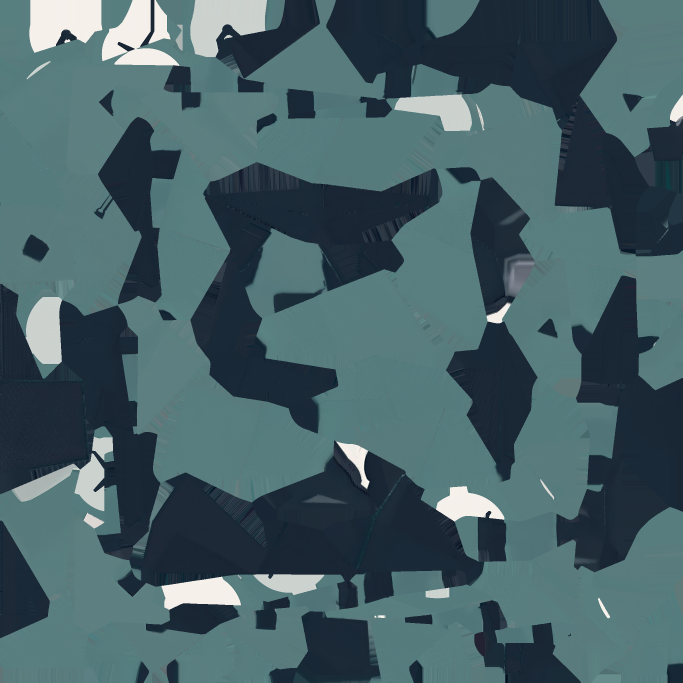
#> input picture Assets/Art/Generated/NoahRoom/alarm_clock/texture_0.png, 2048 x 2048 px, found by its file name (shown at 1/3 size)
$ python prep_rooms.py
#> lines starting #> are read from the running program, lines starting #| are printed output that depends on the picture; after the words box and inside, x2 and y2 are one past the last pixel; in counts of white or black regions, pixels touching at a corner belong together
"""Copy generated models and pictures into Assets and derive the lamp glow masks and hue variants."""
import colorsys
import glob
import os
import shutil

import numpy as np
import trimesh
from PIL import Image, ImageDraw, ImageFilter

G = r"E:/GAME-CBY_VisualBackup/generated"
A = r"D:/UGit/GAME-CBY/Assets/Art/Generated/Rooms"
N = r"D:/UGit/GAME-CBY/Assets/Art/Generated/NoahRoom"
os.makedirs(A + "/shared", exist_ok=True)

n = 0
for p in glob.glob(G + "/rooms/*/*.fbx"):
    i = os.path.splitext(os.path.basename(p))[0]
    d = os.path.join(A, i)
    os.makedirs(d, exist_ok=True)
    t = os.path.join(d, i + ".fbx")
    if not os.path.exists(t):
        shutil.copy2(p, t)
        n += 1
print("copied models", n)

# Tripo exports: FBX plus a separate colour map
m = 0
for p in glob.glob(G + "/tripo/*/*.fbx"):
    i = os.path.splitext(os.path.basename(p))[0]
    d = os.path.join(A, i)
    os.makedirs(d, exist_ok=True)
    t = os.path.join(d, i + ".fbx")
    if not os.path.exists(t):
        shutil.copy2(p, t)
        for tex in glob.glob(os.path.dirname(p) + "/texture_0.*"):
            Image.open(tex).convert("RGB").save(os.path.join(d, "texture_0.png"))
        m += 1
print("copied tripo models", m)

for p in glob.glob(G + "/art/*/ref/image_0.png"):
    i = os.path.basename(os.path.dirname(os.path.dirname(p)))
    im = Image.open(p).convert("RGB")
    im.thumbnail((1024, 1024))
    im.save(os.path.join(A, "shared", i + ".png"))
print("pictures done")


def glow_mask(i, cut):
    """Paint the faces above a height fraction into an emission map."""
    src = os.path.join(G, "rooms", i, i + ".glb")
    if not os.path.exists(src):
        print("no glb", i)
        return
    s = trimesh.load(src, force="scene")
    m = next(iter(s.geometry.values()))
    v, f, uv = np.asarray(m.vertices), np.asarray(m.faces), np.asarray(m.visual.uv)
    tex = m.visual.material.baseColorTexture.convert("RGB")
    W, H = tex.size
    y0, y1 = v[:, 1].min(), v[:, 1].max()
    shade = v[f].mean(1)[:, 1] > y0 + (y1 - y0) * cut
    mask = Image.new("L", (W, H), 0)
    d = ImageDraw.Draw(mask)
    for t in f[shade]:
        d.polygon([(float(uv[k, 0]) * W, (1 - float(uv[k, 1])) * H) for k in t], fill=255)
    mask = mask.filter(ImageFilter.MaxFilter(21)).filter(ImageFilter.GaussianBlur(3))
    a = np.asarray(tex).astype(np.float32) / 255
    k = np.asarray(mask).astype(np.float32)[..., None] / 255
    Image.fromarray((a * k * 255).astype(np.uint8)).save(os.path.join(A, i, i + "_emit.png"))
    print("mask", i, int(shade.sum()), "of", len(f))


glow_mask("floor_lamp", 0.72)


def hue_variant(src, out, target_hue=None, sat=1.0, val=1.0):
    """Recolour the saturated parts of a texture; greys and wood stay as they are unless target_hue is None."""
#> called with target_hue = 0.95, sat = 0.75, val = 1.05
    a = np.asarray(Image.open(src).convert("RGB")).astype(np.float32) / 255
    mx, mn = a.max(2), a.min(2)
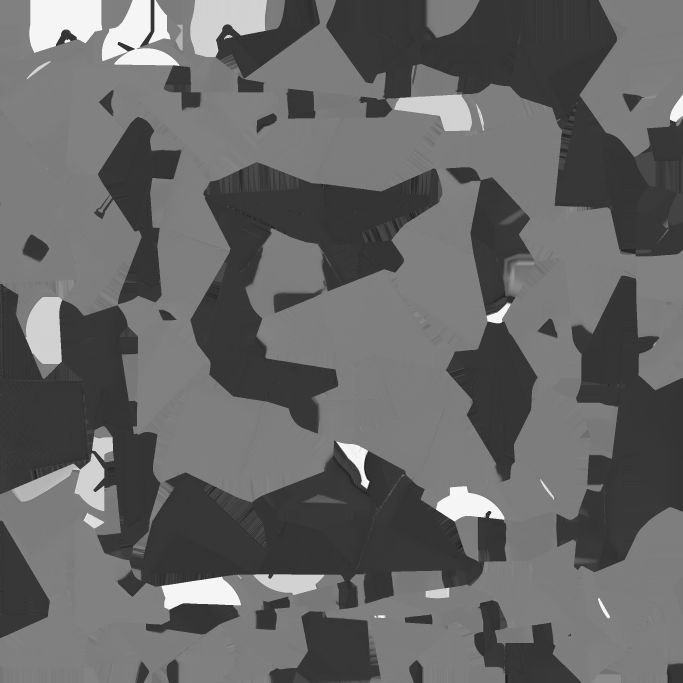
#> mx: shape (2048, 2048) float32 (shown at 1/3 size); min 0.0431, max 0.996, mean 0.402
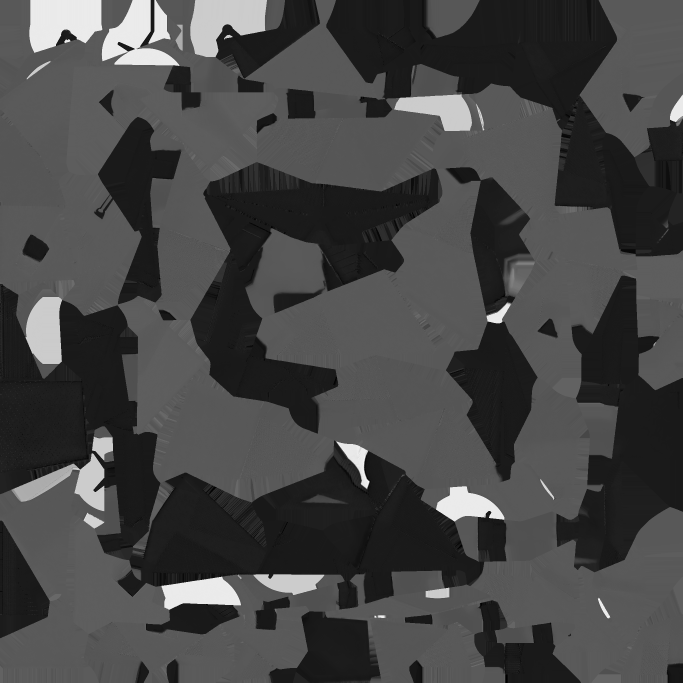
#> mn: shape (2048, 2048) float32 (shown at 1/3 size); min 0, max 0.996, mean 0.275
    c = mx - mn
    s = np.where(mx > 0, c / (mx + 1e-6), 0)
    v = mx
    h = np.zeros_like(mx)
    r, g, b = a[..., 0], a[..., 1], a[..., 2]
    m1 = (mx == r) & (c > 0)
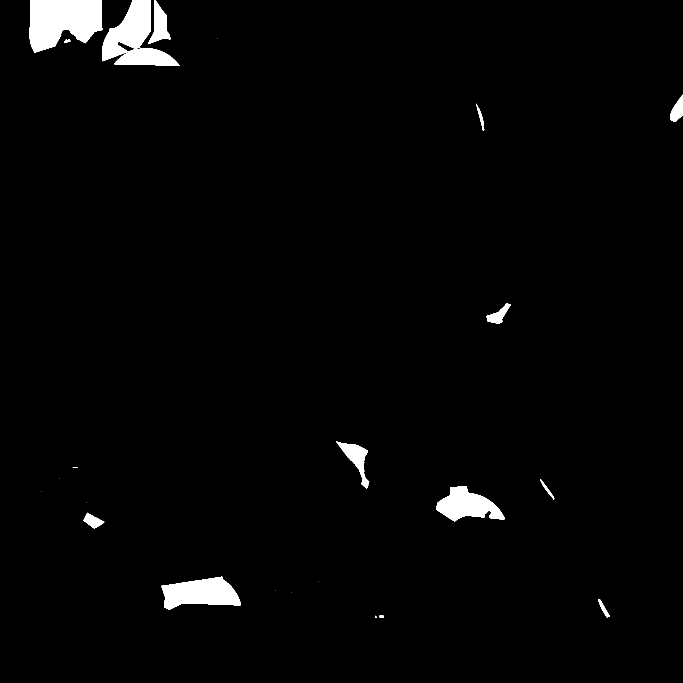
#> m1: shape (2048, 2048) bool (shown at 1/3 size); 2.2% white; 26 white regions (12 under 20 px), largest, box (x1, y1, x2, y2) and area: (88, 0, 307, 159) 26058, (306, 0, 538, 198) 21889, (484, 1730, 722, 1829) 15380
    m2 = (mx == g) & (c > 0)
#> m2: shape (2048, 2048) bool; 5% white; 31631 white regions (31004 under 20 px), largest, box (x1, y1, x2, y2) and area: (542, 0, 801, 203) 27936, (76, 841, 190, 1092) 18230, (33, 1360, 318, 1534) 17872
    m3 = (mx == b) & (c > 0)
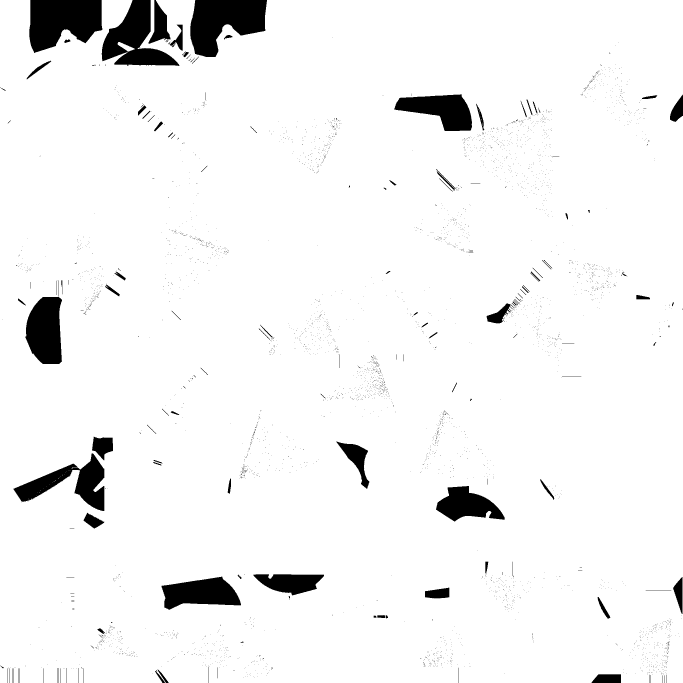
#> m3: shape (2048, 2048) bool (shown at 1/3 size); 95.2% white; 4606 black regions (4472 under 20 px), largest, box (x1, y1, x2, y2) and area: (88, 0, 307, 159) 26166, (571, 0, 801, 171) 26125, (305, 0, 538, 198) 22025
    h[m1] = ((g - b)[m1] / c[m1]) % 6
    h[m2] = (b - r)[m2] / c[m2] + 2
    h[m3] = (r - g)[m3] / c[m3] + 4
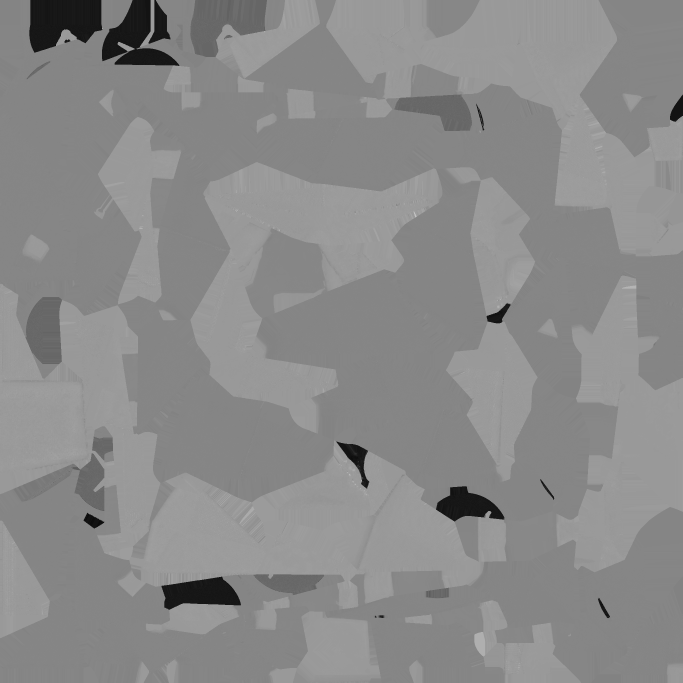
#> h: shape (2048, 2048) float32 (shown at 1/3 size); min 0, max 5.8, mean 3.16; drawn with min black and max white
    h /= 6
    if target_hue is not None:
        h = np.full_like(h, target_hue)
    s = np.clip(s * sat, 0, 1)
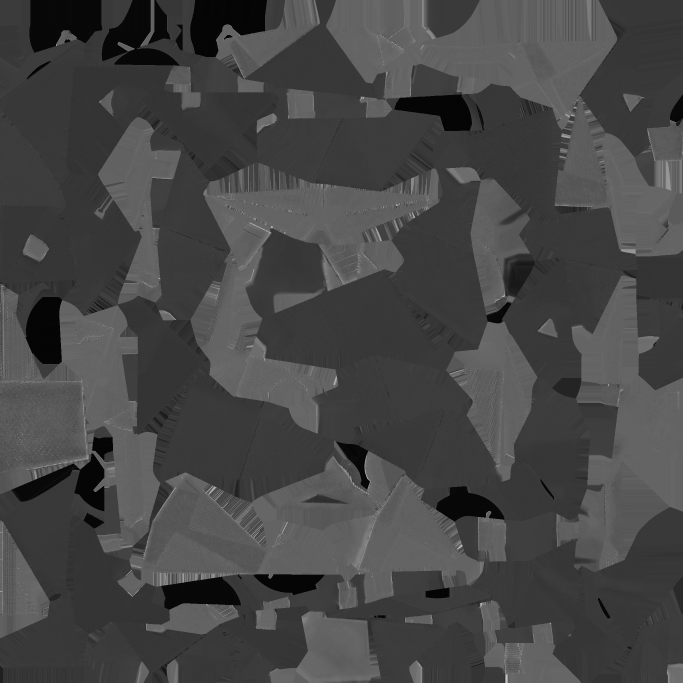
#> s: shape (2048, 2048) float32 (shown at 1/3 size); min 0, max 0.75, mean 0.277
    v = np.clip(v * val, 0, 1)
    i = np.floor(h * 6).astype(int) % 6
    f = h * 6 - np.floor(h * 6)
    p, q, t = v * (1 - s), v * (1 - s * f), v * (1 - s * (1 - f))
    rgb = np.stack([
        np.choose(i, [v, q, p, p, t, v]),
        np.choose(i, [t, v, v, q, p, p]),
        np.choose(i, [p, p, t, v, v, q]),
    ], 2)
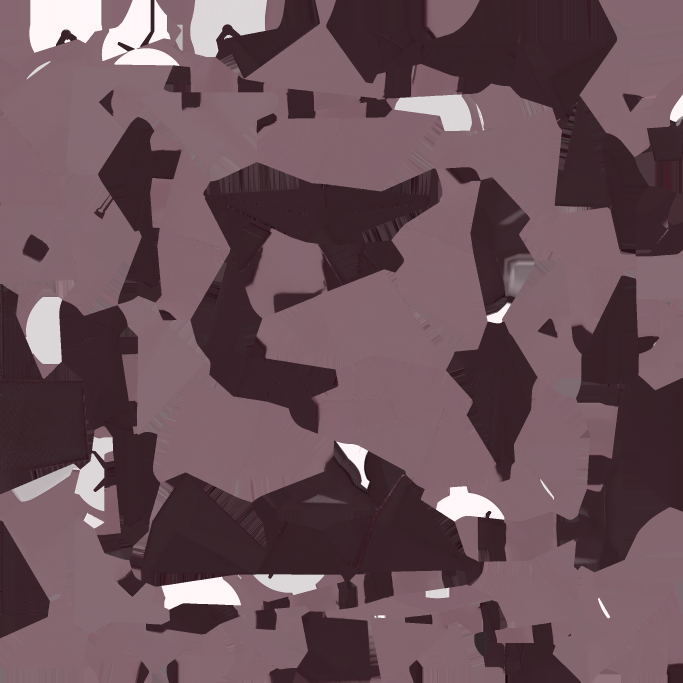
#> rgb: shape (2048, 2048, 3) float32 (shown at 1/3 size); mean of channels 0, 1, 2 0.419, 0.315, 0.349; drawn as R, G, B
#> i: shape (2048, 2048) int64; every value is 5
    Image.fromarray((rgb * 255).astype(np.uint8)).save(out)


os.makedirs(A + "/variants", exist_ok=True)
for name, src_id, hue, sat, val in [
    ("bed_lily", "bed", 0.95, 0.75, 1.05),
    ("bed_ava", "bed", 0.60, 0.55, 0.95),
    ("curtain_warm", "curtain", 0.08, 0.8, 1.1),
    ("curtain_slate", "curtain", 0.60, 0.5, 0.95),
]:
    hue_variant(os.path.join(N, src_id, "texture_0.png"), os.path.join(A, "variants", name + ".png"), hue, sat, val)
print("variants done")
